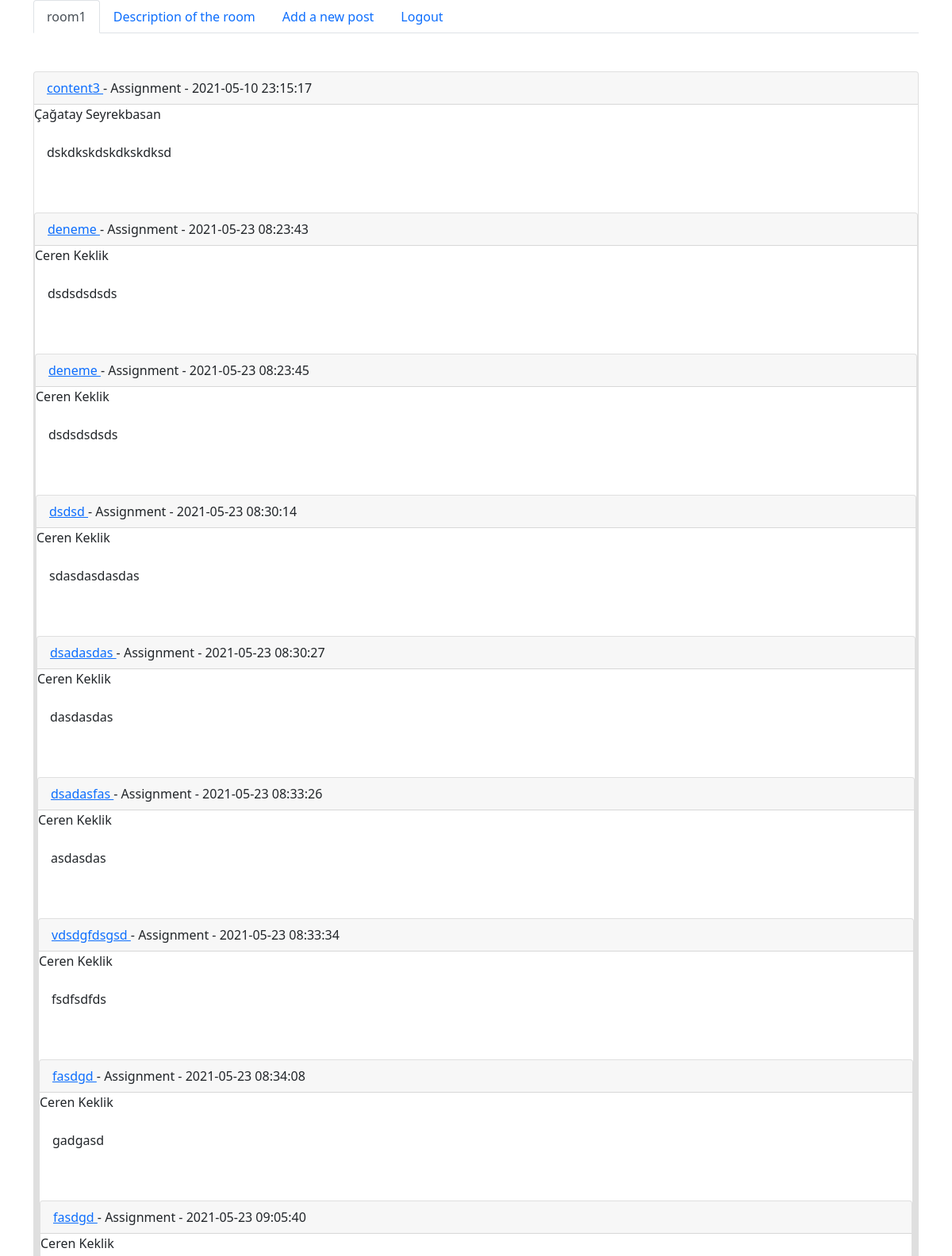
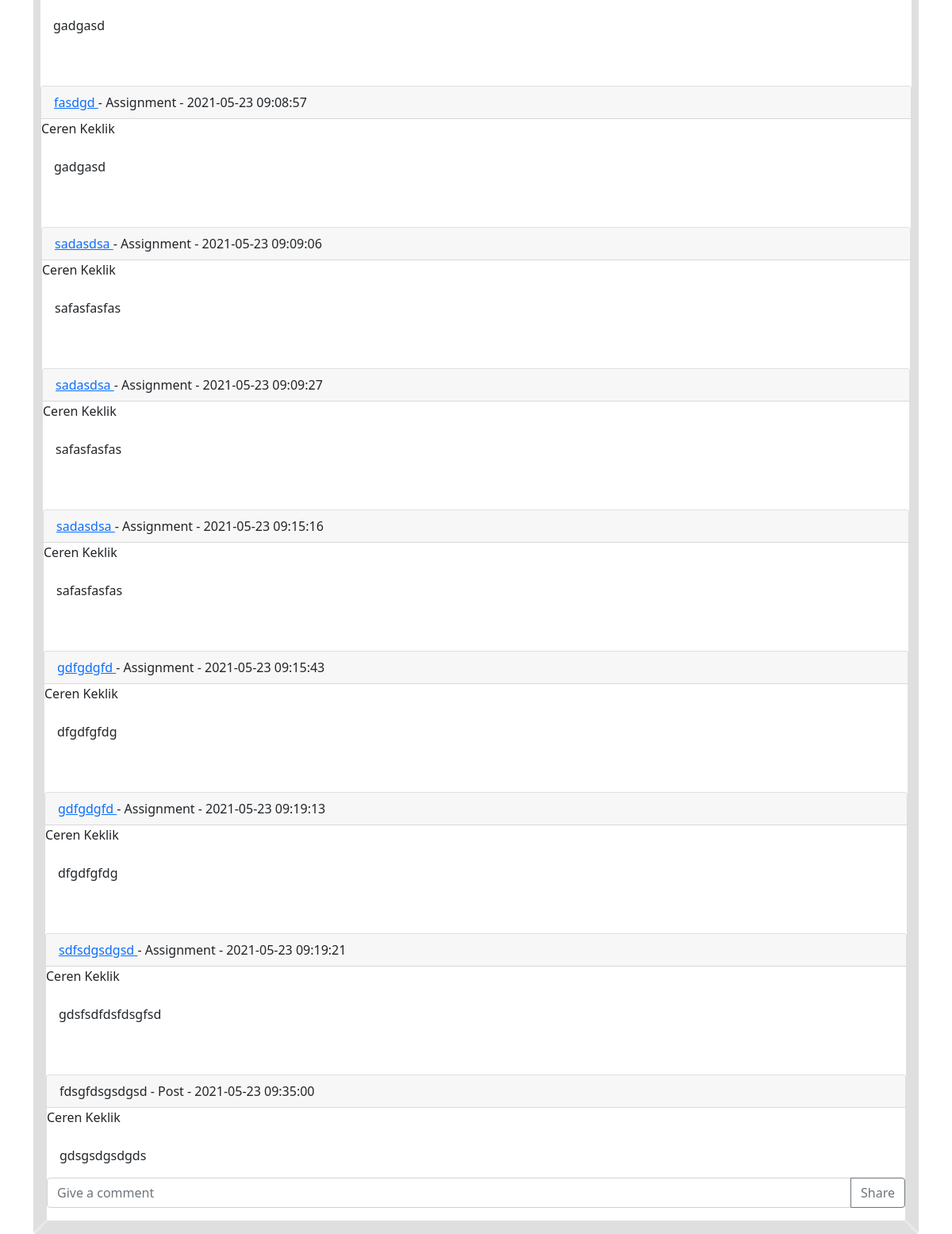
Page /db/contentsOfaRoom.php?roomId=1 on the earlier database version (2 pictures, top to bottom).
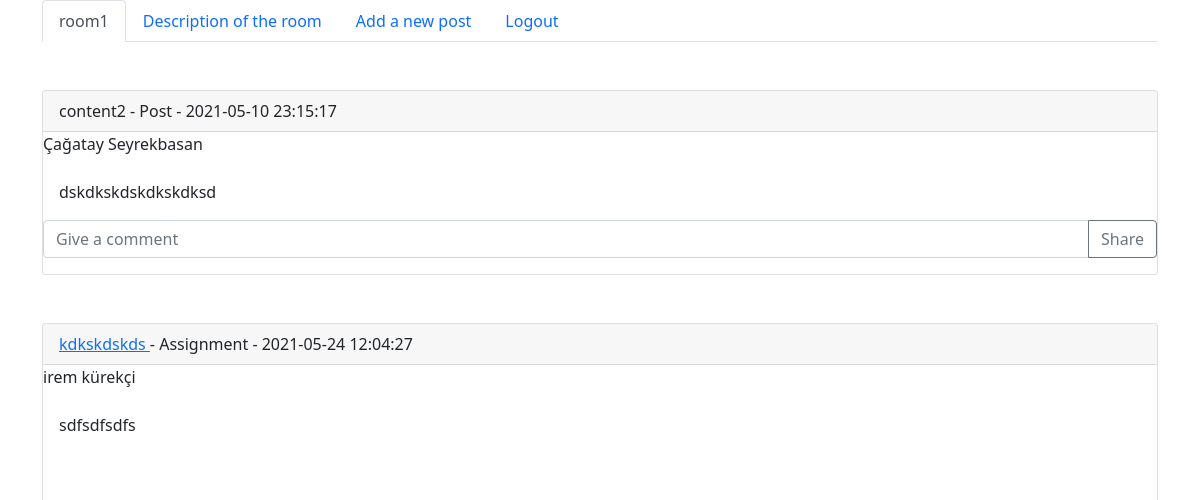
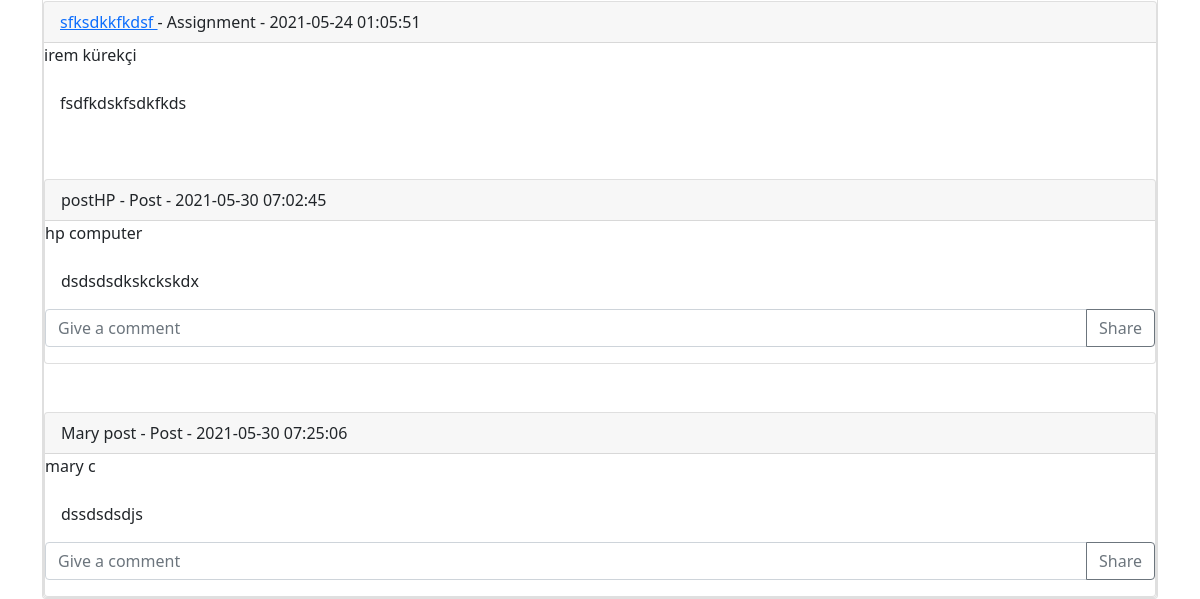
Same page on the later database version (2 pictures, top to bottom).
### tables this page shows
CREATE TABLE `room` (
  `roomId` int(11) NOT NULL,
  `roomOwnerId` int(11) NOT NULL,
  `roomName` varchar(50) NOT NULL,
  `description` varchar(50) NOT NULL,
  `launchDate` datetime NOT NULL,
  `closeDate` datetime NOT NULL,
  `sharebleCode` varchar(50) NOT NULL,
  `roomPhoto` longblob NOT NULL,
  `isArchived` tinyint(1) NOT NULL
);

CREATE TABLE `content` (
  `contentId` int(11) NOT NULL,
  `roomId` int(11) NOT NULL,
  `publishedDate` datetime NOT NULL,
  `contentTitle` varchar(50) NOT NULL,
  `contentText` varchar(50) NOT NULL,
  `additionalLink` varchar(50) NOT NULL,
  `postOwnerId` int(11) NOT NULL,
  `typeId` int(11) NOT NULL
);

CREATE TABLE `user` (
  `userId` int(11) NOT NULL,
  `fName` varchar(50) NOT NULL,
  `lName` varchar(50) NOT NULL,
  `email` varchar(50) NOT NULL,
  `phone` varchar(50) NOT NULL,
  `password` varchar(50) NOT NULL,
  `sex` varchar(50) NOT NULL,
  `registerDate` datetime NOT NULL,
  `profilePhoto` longblob NOT NULL,
  `institution` varchar(50) NOT NULL,
  `department` varchar(50) NOT NULL,
  `DOB` date NOT NULL
);

### db/contentsOfaRoom.php (the view, shortened to what this page needs)
<?php include('dbConnection.php');
 ?>
<!DOCTYPE html>
<?php
$id = $_SESSION['ROOMID'];
$contentResult=mysqli_query($conn,"SELECT * FROM content WHERE roomId='$id'");
$roomResult = mysqli_query($conn,"SELECT * FROM room WHERE roomId = '$id'");
$roomRow=mysqli_fetch_assoc($roomResult);
?>
<head>
<link href="https://cdn.jsdelivr.net/npm/bootstrap@5.0.1/dist/css/bootstrap.min.css" rel="stylesheet">
</head>
<body>
<div class="container">
<ul class="nav nav-tabs">
<li class="nav-item">
    <a class="nav-link active" aria-current="page" href="#"><?php echo $roomRow['roomName'] ?></a>
  </li>
  <li class="nav-item">
    <a class="nav-link" href="descriptionOfRoom.php">Description of the room</a>
  </li>
  <li class="nav-item">
    <a class="nav-link" href="addApost.php">Add a new post</a>
  </li>
  <li class="nav-item">
    <a class="nav-link" href="logout.php">Logout</a>
  </li>
  </ul>
      ?> <p class="fail"><?php echo " failed"; ?></p> <?php
while($contentRow=mysqli_fetch_assoc($contentResult)){
?>
<br><br>
  <div class="card">
  <div class="card-header">
 <?php if($_SESSION['loginId'] == $contentRow['postOwnerId'] && $contentRow['typeId'] == 0){ ?>
  <a href="admin_assignment.php?contentId=<?php echo $contentRow['contentId']; ?>" >
  <?php   echo $contentRow['contentTitle']; ?></a>  <?php }
  elseif($_SESSION['loginId'] != $contentRow['postOwnerId'] && $contentRow['typeId'] == 0){
    { ?>
      <a href="student_assignment.php?contentId=<?php echo $contentRow['contentId']; ?>" >
      <?php echo $contentRow['contentTitle']; ?> </a> <?php }
  }
  else{
    echo $contentRow['contentTitle'];
  }
  ?> -
<?php if($contentRow['typeId'] == 0) { echo "Assignment";}
else if($contentRow['typeId'] == 1) {echo "Post";} ?> - <?php echo $contentRow['publishedDate'] ?> <?php
$postOwnerId = $contentRow['postOwnerId'];
?>
  </div>
 <?php $result2=mysqli_query($conn,"SELECT * FROM user WHERE userId = $postOwnerId");
    while($rows2 = mysqli_fetch_assoc($result2)){
 ?>
  <div class="card-title"><?php echo $rows2['fName']?><?php echo " "?><?php echo $rows2['lName']?> </div>
  <div class="card-body">
    <p class="card-text"> <?php
echo $contentRow['contentText'];
?></p>
  </div>
  <?php
if($contentRow['typeId'] == 1){ ?>
<form method="POST" >
  <div class="input-group mb-3">
  <input type="text" class="form-control" name="comment" placeholder="Give a comment" aria-label="Recipient's username" aria-describedby="button-addon2">
  <button class="btn btn-outline-secondary" name="submit" type="submit" id="button-addon2">Share</button>
  </div>
</div>
<?php }}} ?>
</div>
</body>
</html>

Differences in the rows shown:
removed content: contentTitle "content3", shows "Assignment", publishedDate "2021-05-10 23:15:17", contentText "dskdkskdskdkskdksd", user (fName "Çağatay", lName "Seyrekbasan")
removed content: contentTitle "deneme", shows "Assignment", publishedDate "2021-05-23 08:23:43", contentText "dsdsdsdsds"
no longer on this page (row unchanged): user: fName "Ceren", lName "Keklik"
removed content: contentTitle "deneme", shows "Assignment", publishedDate "2021-05-23 08:23:45", contentText "dsdsdsdsds"
removed content: contentTitle "dsdsd", shows "Assignment", publishedDate "2021-05-23 08:30:14", contentText "sdasdasdasdas"
removed content: contentTitle "dsadasdas", shows "Assignment", publishedDate "2021-05-23 08:30:27", contentText "dasdasdas"
removed content: contentTitle "dsadasfas", shows "Assignment", publishedDate "2021-05-23 08:33:26", contentText "asdasdas"
removed content: contentTitle "vdsdgfdsgsd", shows "Assignment", publishedDate "2021-05-23 08:33:34", contentText "fsdfsdfds"
removed content: contentTitle "fasdgd", shows "Assignment", publishedDate "2021-05-23 08:34:08", contentText "gadgasd"
removed content: contentTitle "fasdgd", shows "Assignment", publishedDate "2021-05-23 09:05:40", contentText "gadgasd"
removed content: contentTitle "fasdgd", shows "Assignment", publishedDate "2021-05-23 09:08:57", contentText "gadgasd"
removed content: contentTitle "sadasdsa", shows "Assignment", publishedDate "2021-05-23 09:09:06", contentText "safasfasfas"
removed content: contentTitle "sadasdsa", shows "Assignment", publishedDate "2021-05-23 09:09:27", contentText "safasfasfas"
removed content: contentTitle "sadasdsa", shows "Assignment", publishedDate "2021-05-23 09:15:16", contentText "safasfasfas"
removed content: contentTitle "gdfgdgfd", shows "Assignment", publishedDate "2021-05-23 09:15:43", contentText "dfgdfgfdg"
removed content: contentTitle "gdfgdgfd", shows "Assignment", publishedDate "2021-05-23 09:19:13", contentText "dfgdfgfdg"
removed content: contentTitle "sdfsdgsdgsd", shows "Assignment", publishedDate "2021-05-23 09:19:21", contentText "gdsfsdfdsfdsgfsd"
removed content: contentTitle "fdsgfdsgsdgsd", shows "Post", publishedDate "2021-05-23 09:35:00", contentText "gdsgsdgsdgds"
added content: contentTitle "content2", shows "Post", publishedDate "2021-05-10 23:15:17", contentText "dskdkskdskdkskdksd", user (fName "Çağatay", lName "Seyrekbasan")
added content: contentTitle "kdkskdskds", shows "Assignment", publishedDate "2021-05-24 12:04:27", contentText "sdfsdfsdfs"
added user: fName "irem", lName "kürekçi"
added content: contentTitle "sfksdkkfkdsf", shows "Assignment", publishedDate "2021-05-24 01:05:51", contentText "fsdfkdskfsdkfkds"
added content: contentTitle "postHP", shows "Post", publishedDate "2021-05-30 07:02:45", contentText "dsdsdsdkskckskdx"
added user: fName "hp", lName "computer", shown under "postHP"
added content: contentTitle "Mary post", shows "Post", publishedDate "2021-05-30 07:25:06", contentText "dssdsdsdjs"
added user: fName "mary", lName "c", shown under "Mary post"
